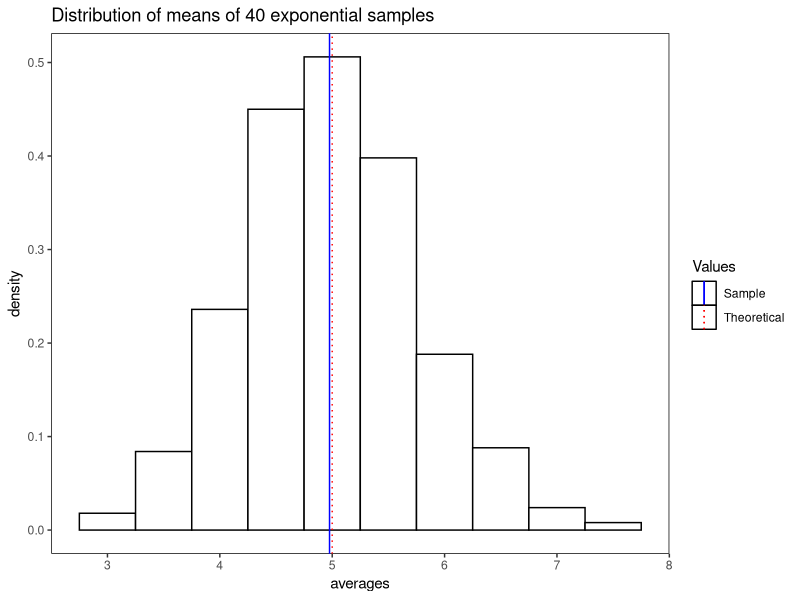
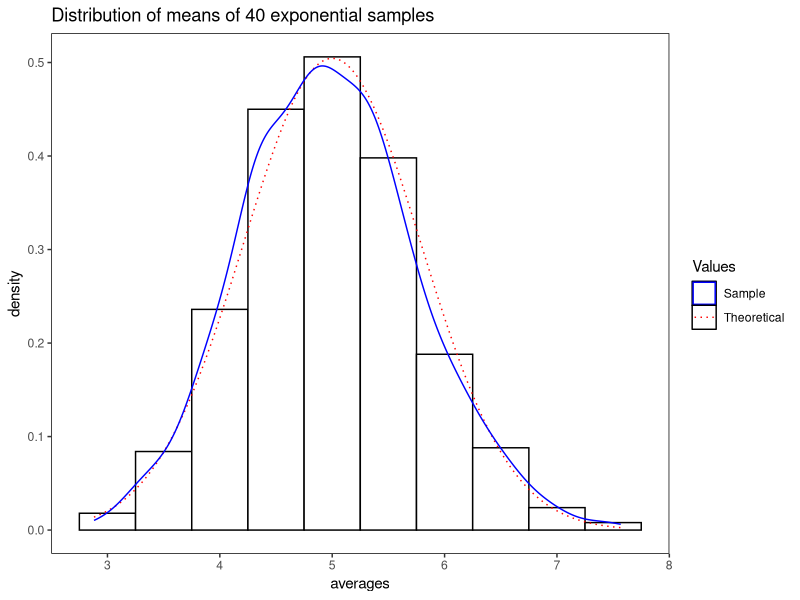

These figures' R source, in order:
## ---- chunk 1
library(ggplot2)
lambda <- 0.2
nosim <- 1000
n <- 40
set.seed(1477)
## ---- chunk 2
averages=NULL
for(i in 1:nosim) averages=c(averages, mean(rexp(n,lambda)))
## ---- chunk 3
avmean <- mean(averages)
emean <- 1/lambda
## ---- chunk 4
histo <- ggplot(as.data.frame(averages), aes(x=averages)) +
  geom_histogram(binwidth=.5, colour="black", fill="white", aes(y=..density..)) +
  scale_colour_manual(name="Values", values=c(Sample="blue",Theoretical="red")) +
  scale_linetype_manual(name="Values", values=c(Sample="solid",Theoretical="dotted")) +
  theme(legend.background=element_blank(),
        panel.grid.major=element_blank(), 
        panel.grid.minor=element_blank(), 
        panel.background=element_rect(colour="black", fill="white")) + 
  ggtitle("Distribution of means of 40 exponential samples")
histo + 
  geom_vline(aes(xintercept=mean(averages), 
                 color="Sample", linetype="Sample"), show_guide = TRUE) +
  geom_vline(aes(xintercept=1/lambda, 
                 colour="Theoretical", linetype="Theoretical"), show_guide = TRUE)
## ---- chunk 5
esampvar <- (lambda^-2)/n # this is the expected sample variance
print(avvar <- var(averages)) # this is our actual sample variance
## ---- chunk 6
histo + 
  stat_function(fun = dnorm, args=list(mean=1/lambda, sd=sqrt(esampvar)), 
                aes(colour="Theoretical", linetype="Theoretical")) + 
  geom_density(alpha=.2, aes(colour="Sample",linetype="Sample"))
